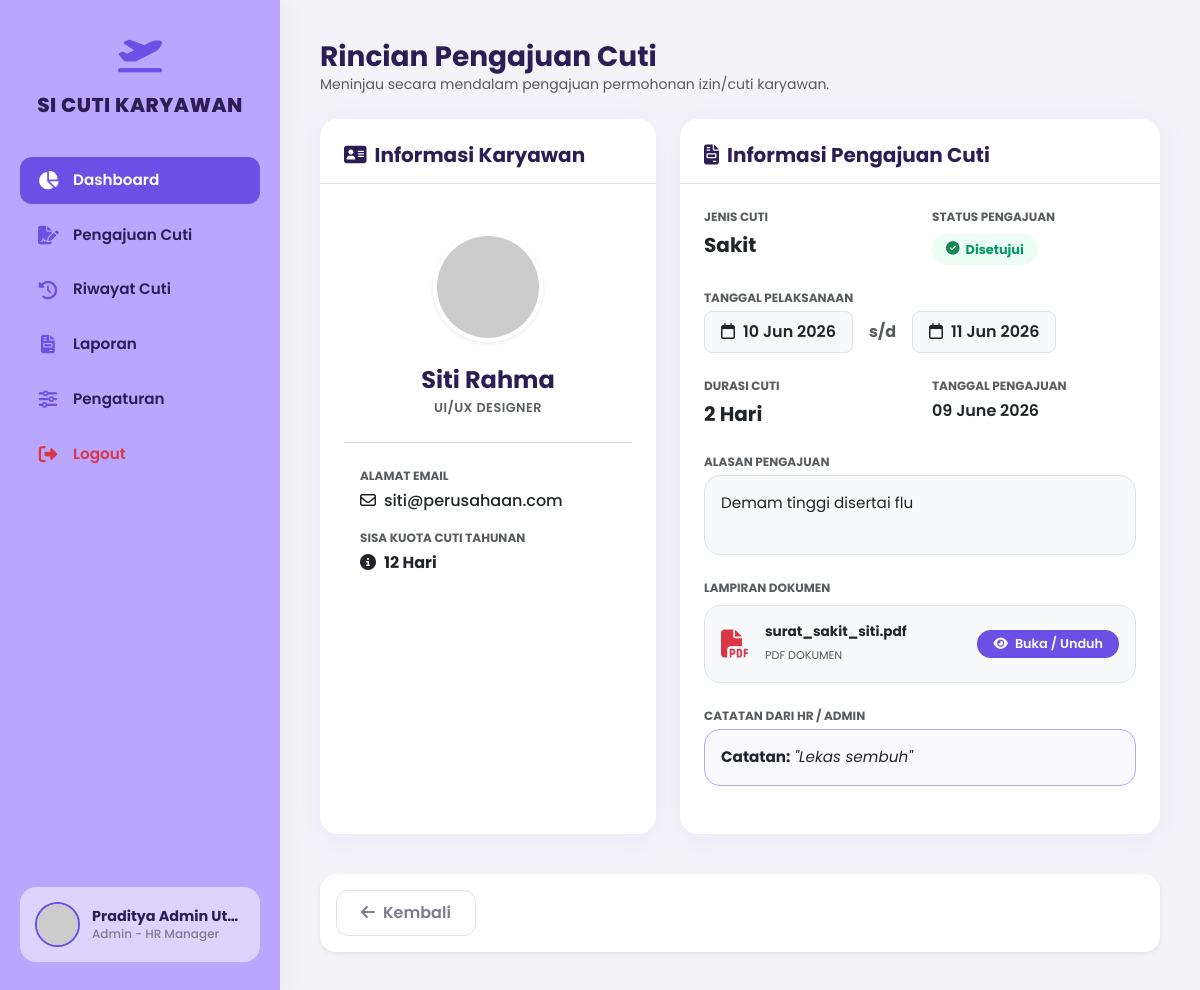
Page /detail_pengajuan.php?id=2 (signed in) on the committed database.
### tables this page shows
CREATE TABLE cuti (
        id INTEGER PRIMARY KEY AUTOINCREMENT,
        user_id INTEGER,
        jenis_cuti TEXT,
        tanggal_mulai TEXT,
        tanggal_selesai TEXT,
        jumlah_hari INTEGER,
        alasan TEXT,
        lampiran TEXT DEFAULT '',
        status TEXT DEFAULT 'Pending',
        catatan_admin TEXT DEFAULT '',
        tanggal_pengajuan TEXT,
        FOREIGN KEY (user_id) REFERENCES users(id)
    );

### detail_pengajuan.php (the view, shortened to what this page needs)
<?php
require_once 'config.php';
$id_cuti = isset($_GET['id']) ? (int)$_GET['id'] : 0;
$stmt = $db->prepare("SELECT cuti.*, users.nama, users.email, users.jabatan, users.kuota_cuti, users.foto
                      FROM cuti
                      JOIN users ON cuti.user_id = users.id
                      WHERE cuti.id = ?");
$stmt->execute([$id_cuti]);
$detail = $stmt->fetch();
$active_menu = ($_SESSION['user']['role'] === 'Admin') ? 'dashboard' : 'riwayat';
require_once 'layout_header.php';
require_once 'layout_sidebar.php';
$emp_avatar = !empty($detail['foto']) ? htmlspecialchars($detail['foto']) : 'https://api.dicebear.com/7.x/initials/svg?seed=' . urlencode($detail['nama']);
$statusClass = ($detail['status'] == 'Disetujui') ? 'status-disetujui' : (($detail['status'] == 'Ditolak') ? 'status-ditolak' : 'status-pending');
$statusIcon = ($detail['status'] == 'Disetujui') ? 'fa-circle-check' : (($detail['status'] == 'Ditolak') ? 'fa-circle-xmark' : 'fa-clock');
$statusColor = ($detail['status'] == 'Disetujui') ? 'text-success' : (($detail['status'] == 'Ditolak') ? 'text-danger' : 'text-warning');
?>
<div class="container-fluid p-0">
    <div class="mb-4">
        <h3 class="m-0 fw-bold text-main">Rincian Pengajuan Cuti</h3>
        <p class="text-muted small m-0">Meninjau secara mendalam pengajuan permohonan izin/cuti karyawan.</p>
    </div>
    <div class="row">
        <div class="col-12 col-lg-5 mb-4">
            <div class="card custom-card h-100">
                <div class="card-header-custom border-bottom pb-3">
                    <h5 class="m-0 fw-bold"><i class="fa-solid fa-address-card text-purple me-2"></i>Informasi Karyawan</h5>
                </div>
                <div class="card-body-custom text-center py-5">
                    <img src="<?= $emp_avatar ?>" class="rounded-circle mb-4 border border-4 border-white shadow-sm" style="width: 110px; height: 110px; object-fit: cover;">
                    <h4 class="fw-bold text-main mb-1"><?= htmlspecialchars($detail['nama']) ?></h4>
                    <p class="text-muted text-uppercase fw-semibold mb-4" style="font-size: 0.8rem; letter-spacing: 0.5px;"><?= htmlspecialchars($detail['jabatan']) ?></p>
                    <hr class="my-4 text-light-purple" style="opacity: 0.2;">
                    <div class="row text-start g-3 px-3">
                        <div class="col-12">
                            <small class="text-muted fw-bold d-block mb-1" style="font-size: 0.75rem;">ALAMAT EMAIL</small>
                            <span class="text-main fw-medium"><i class="fa-regular fa-envelope text-purple me-2"></i><?= htmlspecialchars($detail['email']) ?></span>
                        </div>
                        <div class="col-12">
                            <small class="text-muted fw-bold d-block mb-1" style="font-size: 0.75rem;">SISA KUOTA CUTI TAHUNAN</small>
                            <span class="text-main fw-bold"><i class="fa-solid fa-circle-info text-purple me-2"></i><?= $detail['kuota_cuti'] ?> Hari</span>
                        </div>
                    </div>
                </div>
            </div>
        </div>
        <div class="col-12 col-lg-7 mb-4">
            <div class="card custom-card h-100">
                <div class="card-header-custom border-bottom pb-3">
                    <h5 class="m-0 fw-bold"><i class="fa-solid fa-file-invoice text-purple me-2"></i>Informasi Pengajuan Cuti</h5>
                </div>
                <div class="card-body-custom py-4">
                    <div class="row g-4">
                        <div class="col-md-6">
                            <small class="text-muted fw-bold d-block mb-1" style="font-size: 0.75rem;">JENIS CUTI</small>
                            <span class="fs-5 fw-bold text-main"><?= htmlspecialchars($detail['jenis_cuti']) ?></span>
                        </div>
                        <div class="col-md-6">
                            <small class="text-muted fw-bold d-block mb-1" style="font-size: 0.75rem;">STATUS PENGAJUAN</small>
                            <span class="status-badge <?= $statusClass ?> mt-1">
                                <i class="fa-solid <?= $statusIcon ?> <?= $statusColor ?>"></i><?= htmlspecialchars($detail['status']) ?>
                            </span>
                        </div>
                        <div class="col-12">
                            <small class="text-muted fw-bold d-block mb-1" style="font-size: 0.75rem;">TANGGAL PELAKSANAAN</small>
                            <div class="d-flex align-items-center">
                                <div class="bg-light px-3 py-2 rounded-3 border fw-semibold text-main">
                                    <i class="fa-regular fa-calendar text-purple me-2"></i><?= date('d M Y', strtotime($detail['tanggal_mulai'])) ?>
                                </div>
                                <div class="mx-3 text-muted fw-bold">s/d</div>
                                <div class="bg-light px-3 py-2 rounded-3 border fw-semibold text-main">
                                    <i class="fa-regular fa-calendar text-purple me-2"></i><?= date('d M Y', strtotime($detail['tanggal_selesai'])) ?>
                                </div>
                            </div>
                        </div>
                        <div class="col-md-6">
                            <small class="text-muted fw-bold d-block mb-1" style="font-size: 0.75rem;">DURASI CUTI</small>
                            <span class="fs-5 fw-bold text-main"><?= $detail['jumlah_hari'] ?> Hari</span>
                        </div>
                        <div class="col-md-6">
                            <small class="text-muted fw-bold d-block mb-1" style="font-size: 0.75rem;">TANGGAL PENGAJUAN</small>
                            <span class="fw-semibold text-main"><?= date('d F Y', strtotime($detail['tanggal_pengajuan'])) ?></span>
                        </div>
                        <div class="col-12">
                            <small class="text-muted fw-bold d-block mb-1" style="font-size: 0.75rem;">ALASAN PENGAJUAN</small>
                            <div class="bg-light p-3 rounded-4 border text-main" style="min-height: 80px; font-size: 0.95rem; line-height: 1.5;">
                                <?= nl2br(htmlspecialchars($detail['alasan'])) ?>
                            </div>
                        </div>
                        <div class="col-12">
                            <small class="text-muted fw-bold d-block mb-1" style="font-size: 0.75rem;">LAMPIRAN DOKUMEN</small>
                            <?php if (empty($detail['lampiran'])): ?>
                                <span class="text-muted small"><i class="fa-solid fa-circle-exclamation me-1"></i> Tidak ada lampiran yang diupload.</span>
                            <?php else:
                                $file_ext = strtolower(pathinfo($detail['lampiran'], PATHINFO_EXTENSION));
                                $is_img = in_array($file_ext, ['jpg', 'jpeg', 'png']);
                            ?>
                                <div class="d-flex align-items-center mt-2 p-3 bg-light rounded-4 border">
                                    <i class="fa-solid <?= $is_img ? 'fa-file-image text-success' : 'fa-file-pdf text-danger' ?> fs-3 me-3"></i>
                                    <div class="flex-grow-1 overflow-hidden">
                                        <div class="text-main fw-bold text-truncate" style="font-size: 0.85rem;"><?= htmlspecialchars($detail['lampiran']) ?></div>
                                        <small class="text-muted text-uppercase" style="font-size: 0.7rem;"><?= $file_ext ?> Dokumen</small>
                                    </div>
                                    <a href="uploads/<?= htmlspecialchars($detail['lampiran']) ?>" target="_blank" class="btn btn-sm btn-purple rounded-pill px-3 py-1" style="font-size: 0.8rem;">
                                        <i class="fa-solid fa-eye me-1"></i> Buka / Unduh
                                    </a>
                                </div>
                            <?php endif; ?>
                        </div>
                        <?php if ($detail['status'] !== 'Pending'): ?>
                            <div class="col-12">
                                <small class="text-muted fw-bold d-block mb-1" style="font-size: 0.75rem;">CATATAN DARI HR / ADMIN</small>
                                <div class="p-3 rounded-4 border text-main" style="background-color: #FAF9FF; border-color: var(--primary-purple) !important; font-size: 0.95rem;">
                                    <strong>Catatan:</strong> <em>"<?= htmlspecialchars($detail['catatan_admin'] ?: 'Tidak ada catatan.') ?>"</em>
                                </div>
                            </div>
                        <?php endif; ?>
                    </div>
                </div>
            </div>
        </div>
    </div>
    <div class="d-flex justify-content-between align-items-center mt-3 bg-white p-3 rounded-4 shadow-sm">
        <a href="javascript:history.back()" class="btn btn-cancel px-4"><i class="fa-solid fa-arrow-left me-2"></i>Kembali</a>
    </div>
</div>
<?php
require_once 'layout_footer.php';
?>

### layout_header.php (shortened to what this page needs)
<!DOCTYPE html>
<html lang="id">
<head>
    <link href="https://cdn.jsdelivr.net/npm/bootstrap@5.3.0/dist/css/bootstrap.min.css" rel="stylesheet">
    <link href="https://cdnjs.cloudflare.com/ajax/libs/font-awesome/6.4.0/css/all.min.css" rel="stylesheet">
</head>
<body>

### layout_sidebar.php
<?php
$role = $_SESSION['user']['role'];
$user_name_display = htmlspecialchars($_SESSION['user']['nama']);
$user_role_display = htmlspecialchars($_SESSION['user']['role'] . ' - ' . $_SESSION['user']['jabatan']);
$user_avatar = !empty($_SESSION['user']['foto']) ? htmlspecialchars($_SESSION['user']['foto']) : 'https://api.dicebear.com/7.x/initials/svg?seed=' . urlencode($_SESSION['user']['nama']);
$dashboard_link = ($role === 'Admin') ? 'admin_dashboard.php' : 'karyawan_dashboard.php';
$laporan_link = ($role === 'Admin') ? 'admin_laporan.php' : 'karyawan_laporan.php';
?>
<div id="sidebar">
    <div>
        <div class="logo-area">
            <div class="logo-icon">
                <i class="fa-solid fa-plane-departure"></i>
            </div>
            <h1 class="app-name">SI CUTI KARYAWAN</h1>
        </div>
        <ul class="menu-list">
            <li class="menu-item <?= ($active_menu === 'dashboard') ? 'active' : '' ?>">
                <a href="<?= $dashboard_link ?>" class="menu-link">
                    <i class="fa-solid fa-chart-pie"></i>
                    <span>Dashboard</span>
                </a>
            </li>
            <li class="menu-item <?= ($active_menu === 'ajukan') ? 'active' : '' ?>">
                <a href="karyawan_ajukan.php" class="menu-link">
                    <i class="fa-solid fa-file-signature"></i>
                    <span>Pengajuan Cuti</span>
                </a>
            </li>
            <li class="menu-item <?= ($active_menu === 'riwayat') ? 'active' : '' ?>">
                <a href="karyawan_riwayat.php" class="menu-link">
                    <i class="fa-solid fa-clock-rotate-left"></i>
                    <span>Riwayat Cuti</span>
                </a>
            </li>
            <li class="menu-item <?= ($active_menu === 'laporan') ? 'active' : '' ?>">
                <a href="<?= $laporan_link ?>" class="menu-link">
                    <i class="fa-solid fa-file-invoice"></i>
                    <span>Laporan</span>
                </a>
            </li>
            <li class="menu-item <?= ($active_menu === 'pengaturan') ? 'active' : '' ?>">
                <a href="pengaturan.php" class="menu-link">
                    <i class="fa-solid fa-sliders"></i>
                    <span>Pengaturan</span>
                </a>
            </li>
            <li class="menu-item">
                <a href="logout.php" class="menu-link text-danger">
                    <i class="fa-solid fa-right-from-bracket text-danger"></i>
                    <span>Logout</span>
                </a>
            </li>
        </ul>
    </div>
    <div class="user-preview">
        <img src="<?= $user_avatar ?>" alt="Avatar">
        <div class="user-info">
            <h6 class="user-name"><?= $user_name_display ?></h6>
            <p class="user-role"><?= $user_role_display ?></p>
        </div>
    </div>
</div>
<div id="content-wrapper">

### layout_footer.php (shortened to what this page needs)
</div>
</body>
</html>

### layout_header.php (style rules this page uses)
:root { --primary-purple: #B9A7FF; --dark-purple: #6A50E5; --hover-purple: #553BBF; --light-purple: #EBE6FF; --bg-gray: #F4F3F8; --text-main: #2C1D54; --text-dark: #333333; --text-muted: #7E7C8C; }
body { font-family: 'Poppins', sans-serif; background-color: var(--bg-gray); color: var(--text-dark); min-height: 100vh; overflow-x: hidden; }
h1, h2, h3, h4, h5, h6, .display-font { font-family: 'Poppins', sans-serif; font-weight: 700; color: var(--text-main); }
#sidebar { width: 280px; background-color: var(--primary-purple); position: fixed; top: 0; left: 0; bottom: 0; z-index: 1000; padding: 30px 20px; transition: all 0.3s ease; box-shadow: 4px 0 20px rgba(0, 0, 0, 0.05); display: flex; flex-direction: column; justify-content: space-between; }
#sidebar .logo-area { text-align: center; margin-bottom: 40px; }
#sidebar .logo-icon { font-size: 2.2rem; color: var(--dark-purple); margin-bottom: 10px; }
#sidebar .app-name { font-size: 1.25rem; font-weight: 800; letter-spacing: 0.5px; color: var(--text-main); margin: 0; }
#sidebar .menu-list { list-style: none; padding: 0; margin: 0; flex-grow: 1; }
#sidebar .menu-item { margin-bottom: 8px; }
#sidebar .menu-link { display: flex; align-items: center; padding: 12px 18px; color: var(--text-main); text-decoration: none; font-weight: 600; font-size: 0.95rem; border-radius: 12px; transition: all 0.2s ease; }
#sidebar .menu-link i { margin-right: 15px; font-size: 1.15rem; width: 20px; text-align: center; color: var(--dark-purple); transition: all 0.2s ease; }
#sidebar .menu-item.active .menu-link { background-color: var(--dark-purple); color: #ffffff; }
#sidebar .menu-item.active .menu-link i { color: #ffffff; }
#sidebar .user-preview { background-color: rgba(255, 255, 255, 0.5); padding: 15px; border-radius: 16px; display: flex; align-items: center; margin-top: auto; }
#sidebar .user-preview img { width: 45px; height: 45px; border-radius: 50%; object-fit: cover; border: 2px solid var(--dark-purple); margin-right: 12px; }
#sidebar .user-preview .user-info { line-height: 1.2; overflow: hidden; text-overflow: ellipsis; white-space: nowrap; }
#sidebar .user-preview .user-name { font-weight: 700; font-size: 0.9rem; color: var(--text-main); margin: 0 0 2px 0; text-overflow: ellipsis; white-space: nowrap; overflow: hidden; }
#sidebar .user-preview .user-role { font-size: 0.75rem; color: var(--text-muted); font-weight: 500; margin: 0; }
#content-wrapper { margin-left: 280px; padding: 40px; min-height: 100vh; transition: all 0.3s ease; }
.custom-card { background: #ffffff; border-radius: 18px; border: none; box-shadow: 0 5px 25px rgba(185, 167, 255, 0.15); transition: transform 0.2s ease, box-shadow 0.2s ease; margin-bottom: 24px; }
.custom-card .card-header-custom { padding: 24px 24px 0 24px; background: none; border: none; }
.custom-card .card-body-custom { padding: 24px; }
.btn-purple { background-color: var(--dark-purple); color: #ffffff; border: none; border-radius: 12px; padding: 10px 24px; font-weight: 600; transition: all 0.2s ease; }
.btn-cancel { background-color: #ffffff; color: var(--text-muted); border: 1px solid #E2E0EC; border-radius: 12px; padding: 10px 24px; font-weight: 600; transition: all 0.2s ease; }
.status-badge { display: inline-flex; align-items: center; padding: 6px 14px; border-radius: 30px; font-size: 0.8rem; font-weight: 700; }
.status-badge i { margin-right: 6px; font-size: 0.85rem; }
.status-disetujui { background-color: #ECFDF5; color: #059669; }

### rows in the picture
cuti: jenis_cuti "Sakit", status "Disetujui", tanggal_mulai "10 Jun 2026", tanggal_selesai "11 Jun 2026", jumlah_hari "2", tanggal_pengajuan "09 June 2026", alasan "Demam tinggi disertai flu", lampiran "surat_sakit_siti.pdf", lampiran "PDF", catatan_admin "Lekas sembuh"

### other values in the picture
$user_name_display "Praditya Admin Ut…"
$user_role_display "Admin - HR Manager"
$detail['nama'] "Siti Rahma"
$detail['jabatan'] "UI/UX DESIGNER"
$detail['email'] "siti@perusahaan.com"
$detail['kuota_cuti'] "12"
